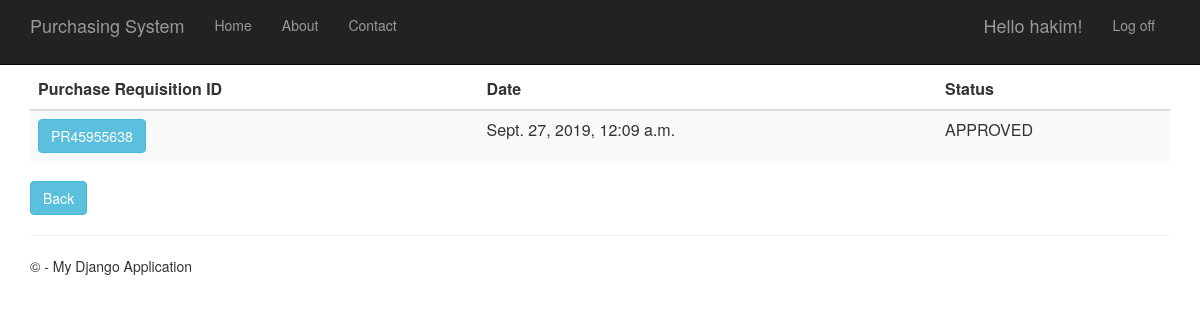
The app's page /purchaserequisitionhistory (signed in) with its own data.
### PurchaseRequisition/models.py (models this page shows)
class PurchaseRequisition(models.Model):
    pr_id= models.CharField(max_length=10, primary_key=True) #takes character
    description= models.TextField(null=True,default=None, blank=True)
    time_created= models.DateTimeField()
    total_price= models.DecimalField(max_digits=10, decimal_places=2, default=Decimal('0.00'))
    status= models.TextField(max_length=10, default="Pending")
    person_id = models.ForeignKey(Person)
    def __str__(self):
        return str(self.pr_id)

### PurchaseRequisition/views.py (the view)
# urls.py: url(r'^purchaserequisitionhistory', PurchaseRequisition.views.purchaserequisitionhistory, name="purchase_requisition_history"),
def purchaserequisitionhistory(request):
    purchase_requisitions = PurchaseRequisition.objects.all()
    print(purchase_requisitions)
    context = {
            'title':'Purchase Requisition History',
            'rows':purchase_requisitions
        }
    return render(request,'PurchaseRequisition/purchaserequisitionhistory.html',context)

### PurchaseRequisition/templates/PurchaseRequisition/purchaserequisitionhistory.html
﻿{% extends "app/layout.html" %}
{% block content %}
<div class="purchaseorderhistory margintop" action="menu" >
    <form action="purchaserequisitionhistorydetails" method="GET">
        <table class="table table-striped margintop">
          <thead>
            <tr>
              <th scope="col">Purchase Requisition ID</th>
              <th scope="col">Date</th>
              <th scope="col">Status</th>
            </tr>
          </thead>
          <tbody>
              {% for r in rows %}
            <tr>
                 <td><button type="submit" name="pr_id" value="{{r.pr_id}}" class="btn btn-info" >{{r.pr_id}}</button></td>
                 <td>{{r.time_created}}</td>
                 <td>{{r.status}}</td>
            </tr>
              {% endfor %}
          </tbody>
        </table>
    </form>
       <form action="menu">
        <div class="margintop">
            <button type="submit" class="btn btn-info" >Back</button>
        </div>
    </form>
</div>
{% endblock %}

### app/templates/app/loginpartial.html (shortened to what this page needs)
{% if user.is_authenticated %}
<form id="logoutForm" action="/logout" method="post" class="navbar-right">
    <ul class="nav navbar-nav navbar-right">
        <li><span class="navbar-brand">Hello {{ user.username }}!</span></li>
        <li><a href="javascript:document.getElementById('logoutForm').submit()">Log off</a></li>
    </ul>
</form>
{% else %}
<ul class="nav navbar-nav navbar-right">
    <li><a href="{% url 'login' %}">Log in</a></li>
</ul>
{% endif %}

### app/static/app/content/site.css (style rules this page uses)
body { padding-top: 50px; padding-bottom: 20px; }

### records on screen
PurchaseRequisition: pr_id "PR45955638", time_created "Sept. 27, 2019, 12:09 a.m.", status "APPROVED"

### other values on screen
{{ user.username }} "hakim"
